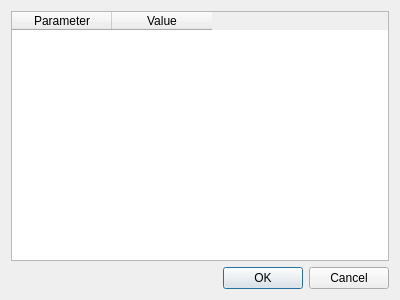
<?xml version="1.0" encoding="UTF-8"?>
<ui version="4.0">
 <class>EditLocalParameterDialog</class>
 <widget class="QDialog" name="EditLocalParameterDialog">
  <property name="geometry">
   <rect>
    <x>0</x>
    <y>0</y>
    <width>400</width>
    <height>300</height>
   </rect>
  </property>
  <property name="windowTitle">
   <string>Edit parameter values</string>
  </property>
  <layout class="QVBoxLayout" name="verticalLayout">
   <item>
    <widget class="QTableWidget" name="tableWidget">
     <column>
      <property name="text">
       <string>Parameter</string>
      </property>
     </column>
     <column>
      <property name="text">
       <string>Value</string>
      </property>
     </column>
    </widget>
   </item>
   <item>
    <widget class="QDialogButtonBox" name="buttonBox">
     <property name="orientation">
      <enum>Qt::Horizontal</enum>
     </property>
     <property name="standardButtons">
      <set>QDialogButtonBox::Cancel|QDialogButtonBox::Ok</set>
     </property>
    </widget>
   </item>
  </layout>
 </widget>
 <resources/>
 <connections>
  <connection>
   <sender>buttonBox</sender>
   <signal>accepted()</signal>
   <receiver>EditLocalParameterDialog</receiver>
   <slot>accept()</slot>
   <hints>
    <hint type="sourcelabel">
     <x>248</x>
     <y>254</y>
    </hint>
    <hint type="destinationlabel">
     <x>157</x>
     <y>274</y>
    </hint>
   </hints>
  </connection>
  <connection>
   <sender>buttonBox</sender>
   <signal>rejected()</signal>
   <receiver>EditLocalParameterDialog</receiver>
   <slot>reject()</slot>
   <hints>
    <hint type="sourcelabel">
     <x>316</x>
     <y>260</y>
    </hint>
    <hint type="destinationlabel">
     <x>286</x>
     <y>274</y>
    </hint>
   </hints>
  </connection>
 </connections>
</ui>
